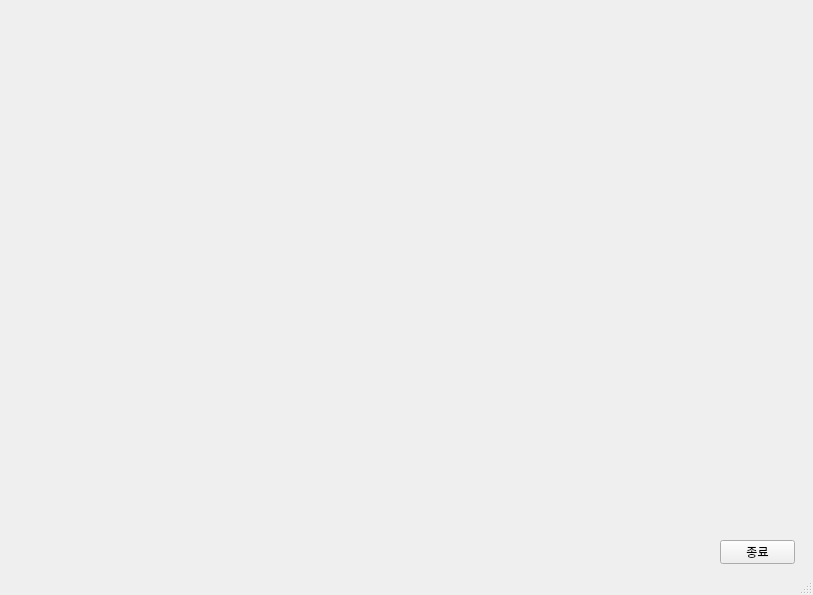
<?xml version="1.0" encoding="UTF-8"?>
<ui version="4.0">
 <class>MainWindow</class>
 <widget class="QMainWindow" name="MainWindow">
  <property name="geometry">
   <rect>
    <x>0</x>
    <y>0</y>
    <width>813</width>
    <height>595</height>
   </rect>
  </property>
  <property name="windowTitle">
   <string>MainWindow</string>
  </property>
  <widget class="QWidget" name="centralwidget">
   <layout class="QGridLayout" name="gridLayout">
    <item row="0" column="0">
     <widget class="QLabel" name="label">
      <property name="text">
       <string/>
      </property>
      <property name="pixmap">
       <pixmap resource="resources.qrc">:/parkinglot/003.png</pixmap>
      </property>
      <property name="scaledContents">
       <bool>true</bool>
      </property>
     </widget>
    </item>
   </layout>
   <widget class="QPushButton" name="pushButton">
    <property name="geometry">
     <rect>
      <x>720</x>
      <y>540</y>
      <width>75</width>
      <height>24</height>
     </rect>
    </property>
    <property name="text">
     <string>종료</string>
    </property>
   </widget>
  </widget>
  <widget class="QStatusBar" name="statusbar"/>
 </widget>
 <resources>
  <include location="resources.qrc"/>
 </resources>
 <connections>
  <connection>
   <sender>pushButton</sender>
   <signal>clicked()</signal>
   <receiver>MainWindow</receiver>
   <slot>next_screen()</slot>
   <hints>
    <hint type="sourcelabel">
     <x>771</x>
     <y>552</y>
    </hint>
    <hint type="destinationlabel">
     <x>773</x>
     <y>648</y>
    </hint>
   </hints>
  </connection>
 </connections>
 <slots>
  <slot>next_screen()</slot>
 </slots>
</ui>
